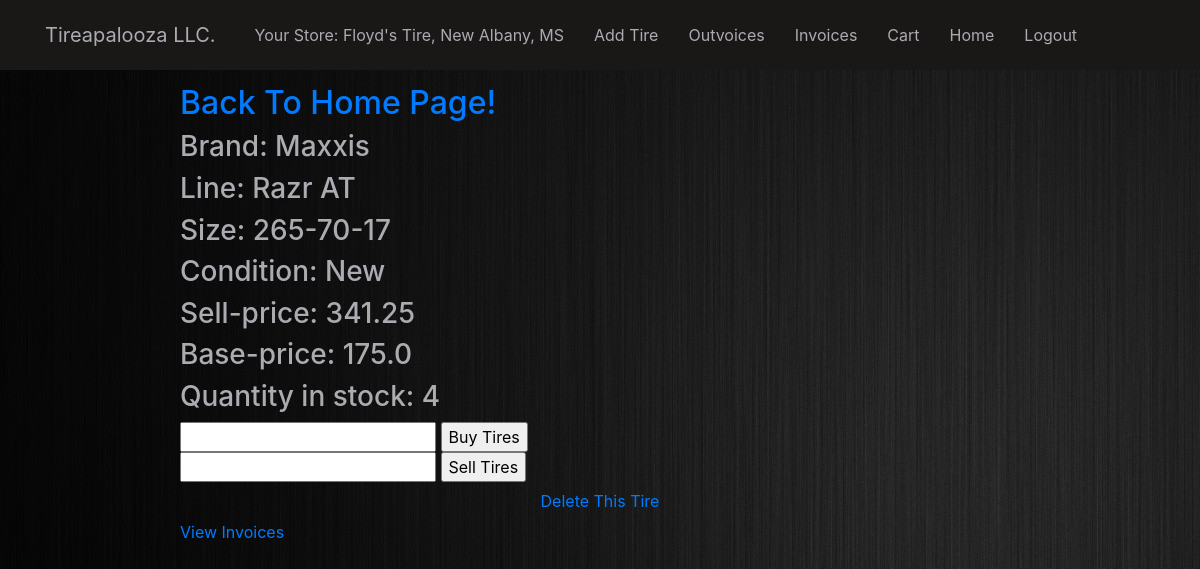
The app's page /tire_info/5/ (signed in), older data.
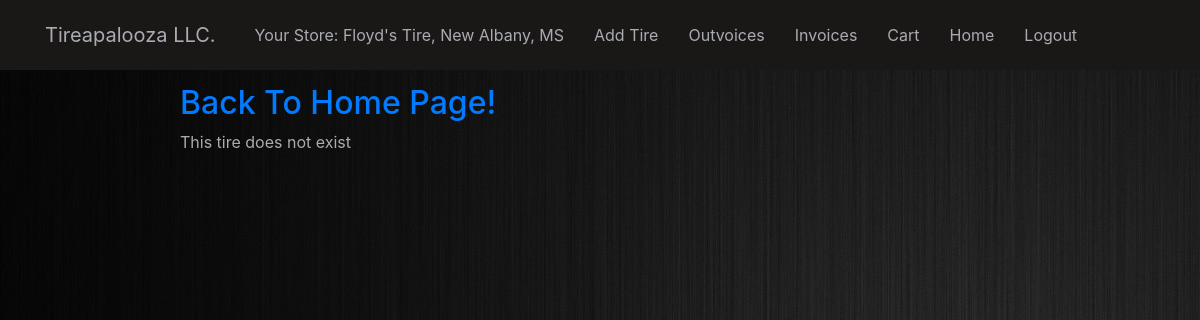
The same page, newer data.
### app/models.py (models this page shows, shortened)
class Tire(models.Model):
    PATTERNS = (
        ("Street Tread", "Street Tread"),
        ("All-Terrain", "All-Terrain"),
        ("Mud Terrain", "Mud-Terrain"),
    )
    CONDITIONS = (
        (1, "Heavily Used"),
        (2, "Used"),
        (3, "Good"),
        (4, "New"),
    )
    brand = models.CharField(max_length=200, null=True)
    line = models.CharField(max_length=200, null=True)
    size = models.CharField(max_length=200, null=True)
    mileage_rating = models.CharField(max_length=40, null=True)
    base_price = models.FloatField(null=True)
    tread_pattern = models.CharField(max_length=200, null=True, choices=PATTERNS)
    condition = models.IntegerField(null=True, choices=CONDITIONS)
    adjusted_price = models.FloatField(null=True, blank=True, default=None)
    quantity = models.IntegerField(default=0)
    store = models.ForeignKey(
        Store, on_delete=models.CASCADE, related_name="inventory", null=True, blank=True
    )
    order_qty = models.IntegerField(null=True)

### app/decorators.py (the view)
        def wrapper_func(request, *args, **kwargs):
            group = "None"
            if request.user.groups.exists():
                group = request.user.groups.all()[0].name
            if group in allowed_roles:
                return view_func(request, *args, **kwargs)
            else:
                return redirect("logout")

### app/models.py (called while the page is built)
def get_tire_by_id(pk):
    try:
        tire = Tire.objects.get(id=pk)
        return tire
    except:
        return None

    def __str__(self):
        return self.store_name + ", " + self.location

### app/views.py (called while the page is built, shortened)
@login_required(login_url="login")
@allowed_users(allowed_roles="staff")
def tire_info(request, pk):
    current_tire = get_tire_by_id(pk)
    if current_tire == None:
        return render(
            request, "tire_info.html", {"doesNotExist": "This tire does not exist"}
        )
    user = request.user.username
    context = {"tire": current_tire}
    store = request.user.profile.store
    return render(request, "tire_info.html", context)

### app/templates/tire_info.html (shortened to what this page needs)
{% extends 'home.html' %} {% block content %}
<nav>
  <h2><a href="{% url 'home' %}">Back To Home Page!</a></h2>
</nav>
{% if tire is not None %}
<h3>Brand: {{ tire.brand }}</h3>
<h3>Line: {{ tire.line }}</h3>
<h3>Size: {{tire.size}}</h3>
<h3>Condition: {{tire.get_condition_display}}</h3>
<h3>Sell-price: {{ tire.adjusted_price }}</h3>
<h3>Base-price: {{ tire.base_price }}</h3>
<h3>Quantity in stock: {{ tire.quantity }}</h3>
<form action="" method="POST">
  <input name="tires_bought" type="number" value="Quantity" min="1" />
  <input type="submit" value="Buy Tires" />
</form>
<form action="" method="POST">
  <input
    name="tires_sold"
    type="number"
    max="{{tire.quantity}}"
    value="Quantity"
  />
  <input type="submit" value="Sell Tires" />
</form>
<a class="btn" href=" {% url 'delete_tire' tire.id%}">Delete This Tire</a>
<a href="{% url 'view_invoices' %}">View Invoices</a>
{% endif %} {{doesNotExist}} {% endblock content %}

Row changes from the older to the newer data that the page shows:
removed Tire: brand "Maxxis", line "Razr AT", size "265-70-17", condition "New", adjusted_price "341.25", base_price "175.0", quantity "4"
Text that changed along with them:
{{ doesNotExist }}: (not shown) → "This tire does not exist"
form field value: "Buy Tires" → (not shown)
form field value: "Sell Tires" → (not shown)
text no longer shown: "Brand: Line: Size: Condition: Sell-price: Base-price: Quantity in stock: Delete This Tire View Invoices"
